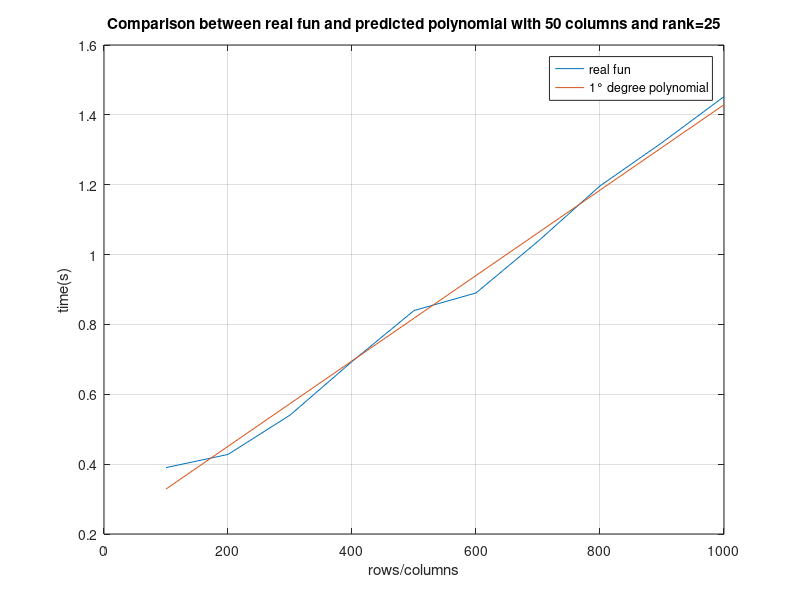

This chart was generated by the following MATLAB code:
%rows
x = [100, 200, 300, 400, 500, 600, 700, 800, 900, 1000];

rank_25 = [1.111640e-01, 4.586030e-01, 1.269365e+00, 2.552912e+00, 5.032398e+00, 8.134306e+00, 1.224648e+01, 1.651475e+01, 2.370004e+01, 3.364446e+01 ];
rank_50 = [2.615410e-01, 1.194009e+00, 3.834570e+00, 8.653561e+00, 1.564082e+01, 2.544865e+01, 4.500244e+01, 6.157173e+01, 8.838664e+01, 1.163819e+02 ];
rank_75 = [4.652930e-01, 2.852418e+00, 8.422085e+00, 1.934301e+01, 3.776819e+01, 6.556215e+01, 8.864838e+01, 1.307613e+02, 1.910159e+02, 2.663084e+02 ];

rank_50_50col = [3.900441e-01, 4.278068e-01,5.402864e-01,6.936480e-01,8.396877e-01,8.901296e-01,1.037936e+00,1.196557e+00,1.320439e+00,1.452170e+00];

%plot(x, rank_25);
%hold on;
%plot(x, rank_50);
%hold on;
%plot(x, rank_75);
%hold off;

y = rank_50_50col;
coeff = polyfit(x, y, 1); % Polynomial regression coefficients
y_fit = polyval(coeff, x); % Estimated values of polynomial regression

coeff

%plot real values
plot(x, y);
hold on;

%plot polynomial
plot(x, y_fit);
xlabel('rows/columns');
ylabel('time(s)');
title('Comparison between real fun and predicted polynomial with 50 columns and rank=25');

legend('real fun','1° degree polynomial');
grid on;

hold off;

